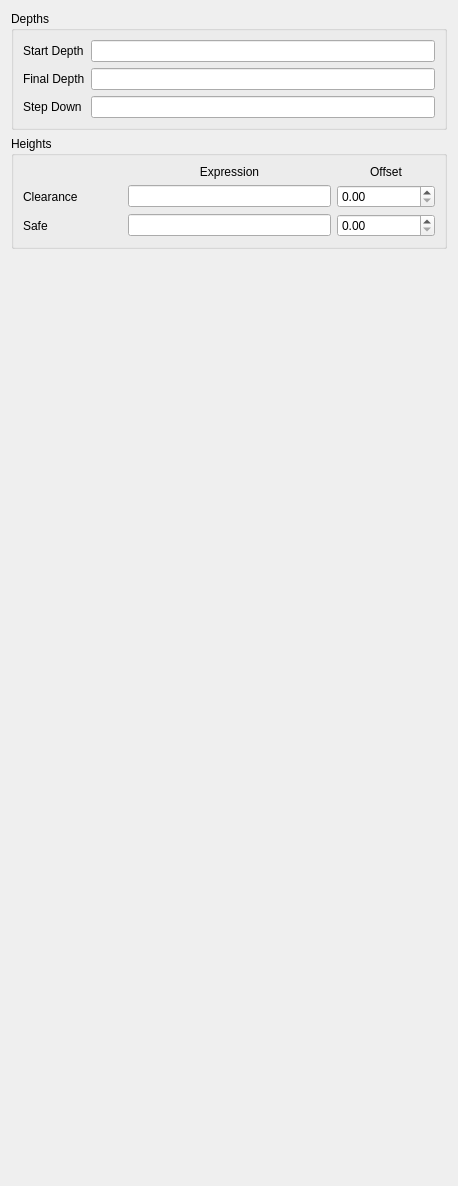
      <widget class="QWidget" name="page_4">
       <property name="geometry">
        <rect>
         <x>0</x>
         <y>0</y>
         <width>458</width>
         <height>1186</height>
        </rect>
       </property>
       <attribute name="label">
        <string>Default Values</string>
       </attribute>
       <layout class="QVBoxLayout" name="verticalLayout_10">
        <item>
         <widget class="QGroupBox" name="groupBox">
          <property name="title">
           <string>Depths</string>
          </property>
          <layout class="QFormLayout" name="formLayout">
           <item row="0" column="0">
            <widget class="QLabel" name="label_3">
             <property name="text">
              <string>Start Depth</string>
             </property>
            </widget>
           </item>
           <item row="0" column="1">
            <widget class="QLineEdit" name="setupStartDepthExpr">
             <property name="toolTip">
              <string>&lt;html&gt;&lt;head/&gt;&lt;body&gt;&lt;p&gt;Expression set as the StartDepth of a newly created operation.&lt;/p&gt;&lt;p&gt;&lt;br/&gt;&lt;/p&gt;&lt;p&gt;Default: OpStartDepth&lt;/p&gt;&lt;/body&gt;&lt;/html&gt;</string>
             </property>
            </widget>
           </item>
           <item row="1" column="0">
            <widget class="QLabel" name="label_4">
             <property name="text">
              <string>Final Depth</string>
             </property>
            </widget>
           </item>
           <item row="1" column="1">
            <widget class="QLineEdit" name="setupFinalDepthExpr">
             <property name="toolTip">
              <string>&lt;html&gt;&lt;head/&gt;&lt;body&gt;&lt;p&gt;Expression set as the FinalDepth for a newly created operation.&lt;/p&gt;&lt;p&gt;&lt;br/&gt;&lt;/p&gt;&lt;p&gt;Default: OpFinalDepth&lt;/p&gt;&lt;/body&gt;&lt;/html&gt;</string>
             </property>
            </widget>
           </item>
           <item row="2" column="0">
            <widget class="QLabel" name="label_6">
             <property name="text">
              <string>Step Down</string>
             </property>
            </widget>
           </item>
           <item row="2" column="1">
            <widget class="QLineEdit" name="setupStepDownExpr">
             <property name="toolTip">
              <string>&lt;html&gt;&lt;head/&gt;&lt;body&gt;&lt;p&gt;Expression set as the StepDown of a newly created operation.&lt;/p&gt;&lt;p&gt;&lt;br/&gt;&lt;/p&gt;&lt;p&gt;Default: OpToolDiameter&lt;/p&gt;&lt;/body&gt;&lt;/html&gt;</string>
             </property>
            </widget>
           </item>
          </layout>
         </widget>
        </item>
        <item>
         <widget class="QGroupBox" name="groupBox_2">
          <property name="title">
           <string>Heights</string>
          </property>
          <layout class="QGridLayout" name="gridLayout_4">
           <item row="3" column="0">
            <widget class="QLabel" name="label_7">
             <property name="text">
              <string>Safe</string>
             </property>
            </widget>
           </item>
           <item row="1" column="0">
            <widget class="QLabel" name="label_13">
             <property name="text">
              <string>Clearance</string>
             </property>
            </widget>
           </item>
           <item row="3" column="1" colspan="2">
            <widget class="QLineEdit" name="setupSafeHeightExpr">
             <property name="toolTip">
              <string>&lt;html&gt;&lt;head/&gt;&lt;body&gt;&lt;p&gt;Expression set as SafeHeight for new operations.&lt;/p&gt;&lt;p&gt;&lt;br/&gt;&lt;/p&gt;&lt;p&gt;Default: &amp;quot;OpStockZMax+SetupSheet.SafeHeightOffset&amp;quot;&lt;/p&gt;&lt;/body&gt;&lt;/html&gt;</string>
             </property>
            </widget>
           </item>
           <item row="1" column="1" colspan="2">
            <widget class="QLineEdit" name="setupClearanceHeightExpr">
             <property name="toolTip">
              <string>&lt;html&gt;&lt;head/&gt;&lt;body&gt;&lt;p&gt;Expression set as ClearanceHeight for new operations.&lt;/p&gt;&lt;p&gt;&lt;br/&gt;&lt;/p&gt;&lt;p&gt;Default: &amp;quot;OpStockZMax+SetupSheet.ClearanceHeightOffset&amp;quot;&lt;/p&gt;&lt;/body&gt;&lt;/html&gt;</string>
             </property>
            </widget>
           </item>
           <item row="1" column="3">
            <widget class="Gui::QuantitySpinBox" name="setupClearanceHeightOffs">
             <property name="toolTip">
              <string>&lt;html&gt;&lt;head/&gt;&lt;body&gt;&lt;p&gt;ClearanceHeightOffset - can be used by expressions to set the default ClearanceHeight for new operations.&lt;/p&gt;&lt;p&gt;&lt;br/&gt;&lt;/p&gt;&lt;p&gt;Default: &amp;quot;3 mm&amp;quot;&lt;/p&gt;&lt;/body&gt;&lt;/html&gt;</string>
             </property>
            </widget>
           </item>
           <item row="0" column="3">
            <widget class="QLabel" name="label_14">
             <property name="text">
              <string>Offset</string>
             </property>
             <property name="alignment">
              <set>Qt::AlignCenter</set>
             </property>
            </widget>
           </item>
           <item row="0" column="1" colspan="2">
            <widget class="QLabel" name="label_15">
             <property name="text">
              <string>Expression</string>
             </property>
             <property name="alignment">
              <set>Qt::AlignCenter</set>
             </property>
            </widget>
           </item>
           <item row="3" column="3">
            <widget class="Gui::QuantitySpinBox" name="setupSafeHeightOffs">
             <property name="toolTip">
              <string>&lt;html&gt;&lt;head/&gt;&lt;body&gt;&lt;p&gt;SafeHeightOffset can be for expressions to set the SafeHeight for new operations.&lt;/p&gt;&lt;p&gt;&lt;br/&gt;&lt;/p&gt;&lt;p&gt;Default: &amp;quot;5 mm&amp;quot;&lt;/p&gt;&lt;/body&gt;&lt;/html&gt;</string>
             </property>
            </widget>
           </item>
          </layout>
         </widget>
        </item>
        <item>
         <spacer name="verticalSpacer_5">
          <property name="orientation">
           <enum>Qt::Vertical</enum>
          </property>
          <property name="sizeHint" stdset="0">
           <size>
            <width>20</width>
            <height>40</height>
           </size>
          </property>
         </spacer>
        </item>
       </layout>
      </widget>
